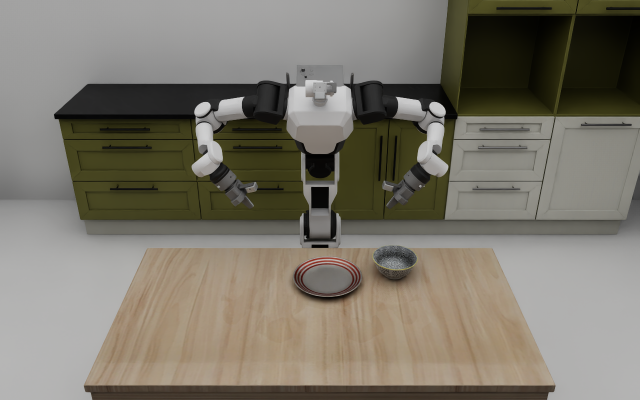
#> input picture reports/front_views/T01_front.png, 1280 x 800 px (shown at 1/2 size); its folder holds only this picture in this run
$ python compose_front_views.py
#> lines starting #> are read from the running program, lines starting #| are printed output that depends on the picture
"""Assemble the ten simulator renders into a labeled 2-row, 5-column sheet."""
from pathlib import Path
from PIL import Image, ImageDraw, ImageFont
import zipfile

out = Path(__file__).resolve().parents[1] / 'reports/front_views'
w, h, label, gap = 1280, 800, 64, 16
canvas = Image.new('RGB', (5*w+6*gap, 2*(h+label)+3*gap), '#eef1f5')
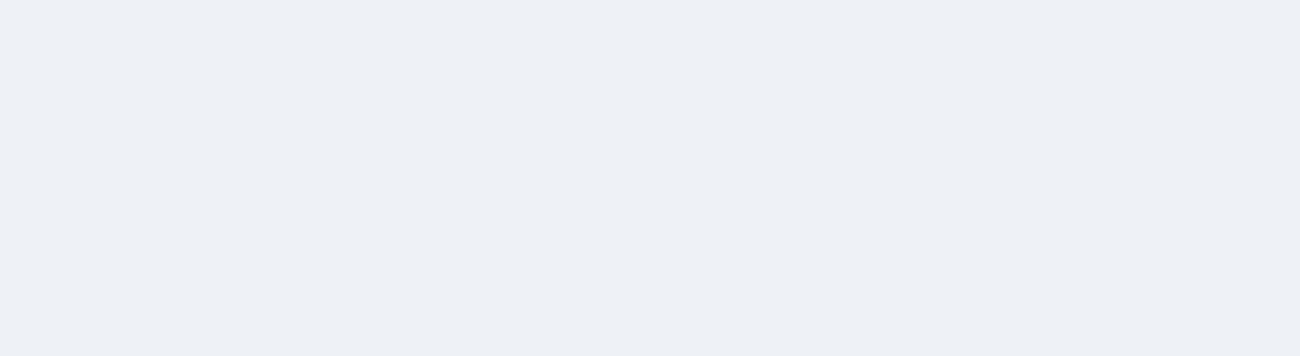
#> canvas: PIL image 6496x1776 RGB (shown at 1/5 size); mean R, G, B 238, 241, 245
font = ImageFont.truetype('/usr/share/fonts/truetype/dejavu/DejaVuSans-Bold.ttf', 36)
draw = ImageDraw.Draw(canvas)
for i in range(10):
    path = out / f'T{i+1:02d}_front.png'
    with Image.open(path) as im:
#> im is the input picture: PIL image 1280x800 RGB; mean R, G, B 123.2, 118.3, 106.9
        assert im.size == (w, h)
        x = gap + (i%5)*(w+gap)
        y = gap + (i//5)*(h+label+gap)
        draw.text((x+20, y+10), f'T{i+1}', font=font, fill='#17233b')
        canvas.paste(im, (x, y+label))
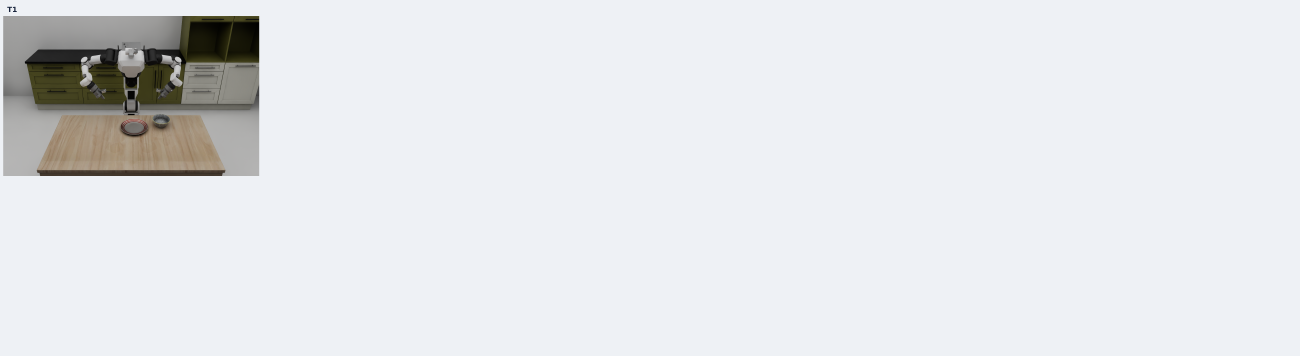
#> canvas: PIL image 6496x1776 RGB (shown at 1/5 size); mean R, G, B 227.8, 230.1, 232.7
#> (the run stopped early here; a loop or call above may not have finished)
